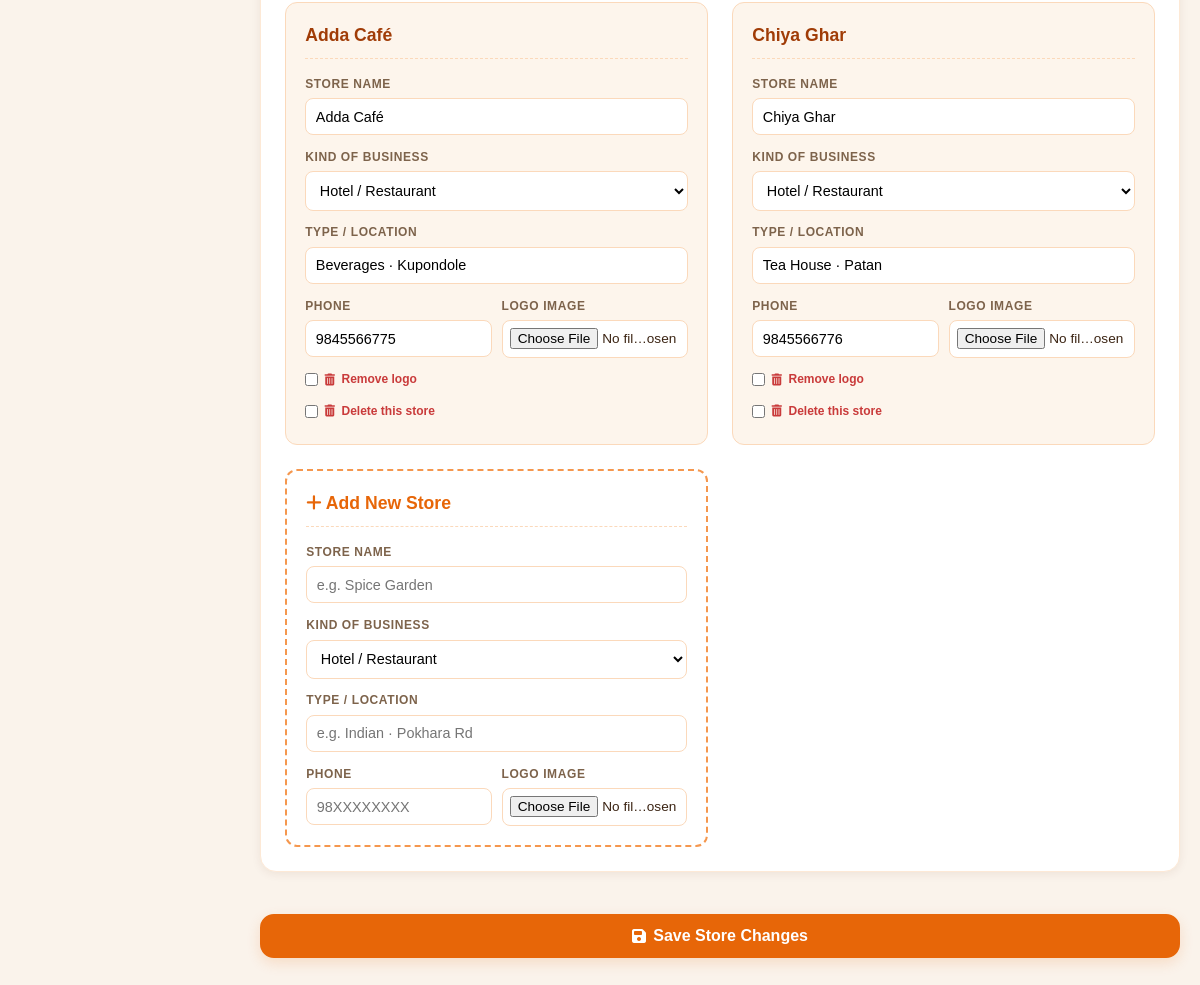
Page /admin_hotels.php (signed in, lower part) on the earlier database version.
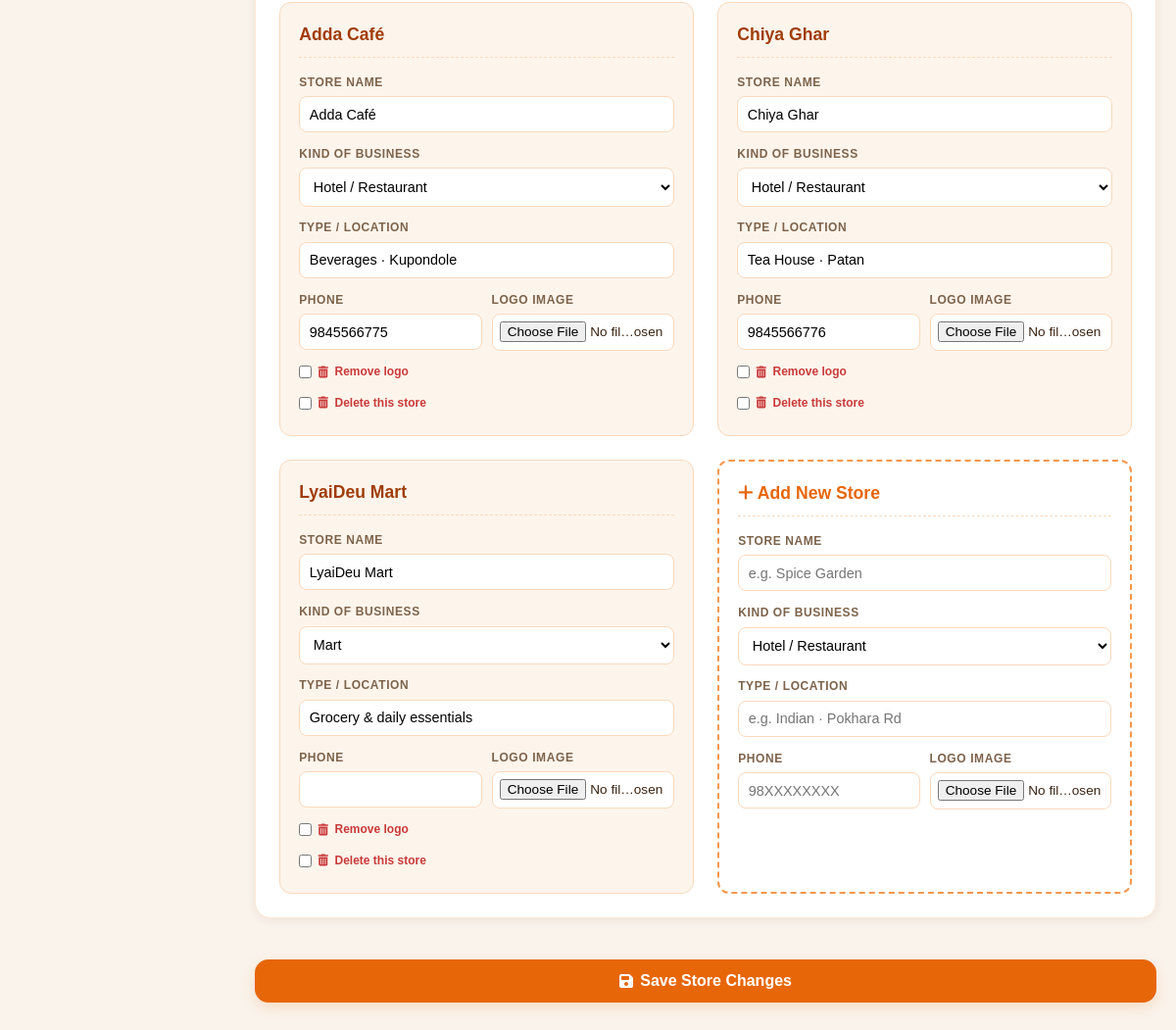
Same page on the later database version.
### tables this page shows
CREATE TABLE IF NOT EXISTS hotels (
  id INT UNSIGNED NOT NULL AUTO_INCREMENT,
  name VARCHAR(255) NOT NULL,
  type VARCHAR(255) NOT NULL DEFAULT '',
  phone VARCHAR(20) NOT NULL DEFAULT '',
  emoji VARCHAR(50) NOT NULL DEFAULT '',
  logo VARCHAR(500) NOT NULL DEFAULT '',
  kind VARCHAR(20) NOT NULL DEFAULT 'hotel',
  PRIMARY KEY (id)
);

### admin_hotels.php (the view, shortened to what this page needs)
<?php
require_once __DIR__ . '/admin_inc.php';
require_once __DIR__ . '/db.php';
try {
    $hotels = $pdo->query(
        'SELECT id, name, type, phone, emoji, logo, kind FROM hotels ORDER BY id'
    )->fetchAll();
} catch (Throwable $e) {
    http_response_code(500);
    exit('Could not load stores.');
}
admin_page_start('Stores', 'hotels', 'Partner Stores');
?>
<?php
$storeKinds = ['hotel' => 'Hotel / Restaurant', 'mart' => 'Mart', 'other' => 'Other business'];
?>
<form action="admin_save" method="POST" enctype="multipart/form-data" class="admin-form">
    <section class="admin-section">
        <div class="admin-grid">
            <?php foreach ($hotels as $i => $h): ?>
            <div class="admin-card">
                <h3><?= htmlspecialchars($h['name']) ?></h3>
                <label>Store Name</label>
                <input type="text" name="hotels[<?= $i ?>][name]" value="<?= htmlspecialchars($h['name']) ?>" required>
                <label>Kind of business</label>
                <select name="hotels[<?= $i ?>][kind]">
                    <?php foreach ($storeKinds as $sk => $skLabel): ?>
                    <option value="<?= $sk ?>" <?= ($h['kind'] ?? 'hotel') === $sk ? 'selected' : '' ?>><?= htmlspecialchars($skLabel) ?></option>
                    <?php endforeach; ?>
                </select>
                <label>Type / Location</label>
                <input type="text" name="hotels[<?= $i ?>][type]" value="<?= htmlspecialchars($h['type']) ?>">
                <div class="admin-field-row">
                    <div><label>Phone</label><input type="text" name="hotels[<?= $i ?>][phone]" value="<?= htmlspecialchars($h['phone']) ?>"></div>
                    <div><label>Logo image</label><input type="file" name="hotels[<?= $i ?>][logo_file]" accept="image/png,image/jpeg,image/webp,image/gif,image/svg+xml"></div>
                </div>
                <label class="delete-check"><input type="checkbox" name="hotels[<?= $i ?>][remove_logo]" value="1"> <i class="fa-solid fa-trash-can"></i> Remove logo</label>
                <label class="delete-check"><input type="checkbox" name="hotels[<?= $i ?>][delete]" value="1"> <i class="fa-solid fa-trash-can"></i> Delete this store</label>
            </div>
            <?php endforeach; ?>
            <div class="admin-card admin-add-card">
                <h3><i class="fa-solid fa-plus"></i> Add New Store</h3>
                <label>Store Name</label><input type="text" name="new_hotel[name]" placeholder="e.g. Spice Garden">
                <label>Kind of business</label>
                <select name="new_hotel[kind]">
                    <?php foreach ($storeKinds as $sk => $skLabel): ?>
                    <option value="<?= $sk ?>"><?= htmlspecialchars($skLabel) ?></option>
                    <?php endforeach; ?>
                </select>
                <label>Type / Location</label><input type="text" name="new_hotel[type]" placeholder="e.g. Indian · Pokhara Rd">
                <div class="admin-field-row">
                    <div><label>Phone</label><input type="text" name="new_hotel[phone]" placeholder="98XXXXXXXX"></div>
                    <div><label>Logo image</label><input type="file" name="new_hotel[logo_file]" accept="image/png,image/jpeg,image/webp,image/gif,image/svg+xml"></div>
                </div>
            </div>
        </div>
    </section>
    <button type="submit" class="btn btn-primary btn-block admin-save-btn"><i class="fa-solid fa-floppy-disk"></i> Save Store Changes</button>
</form>
<?php
admin_page_end();

### admin_inc.php (shortened to what this page needs)
<?php
function admin_page_start(string $pageTitle, string $activeNav, ?string $heading = null): void {
    echo '<!DOCTYPE html><html lang="en"><head><meta charset="UTF-8"><meta name="viewport" content="width=device-width, initial-scale=1.0">';
    echo '
<link rel="stylesheet" href="https://cdnjs.cloudflare.com/ajax/libs/font-awesome/6.5.2/css/all.min.css">
<link rel="stylesheet" href="css/style.css?v=18"></head><body class="admin-body">';
    echo '<div class="admin-shell"><aside class="admin-sidebar" id="adminSidebar"><nav class="admin-nav" aria-label="Admin sections">';
    echo '</nav></aside><main class="admin-main"><div class="admin-container">';
}
function admin_page_end(): void {
    echo '</div></main></div>';
    echo '</body></html>';
}

Differences in the rows shown:
added hotels: name "LyaiDeu Mart", kind "Mart", type "Grocery & daily essentials"
